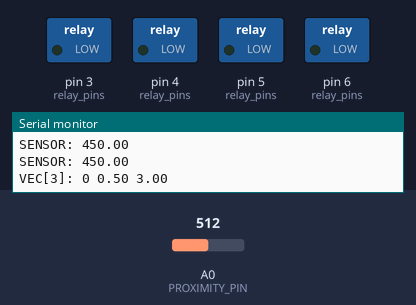
Bench run of a sketch on a simulated Arduino Uno, built with avr-gcc and run on an emulated ATmega328P. On the bench: switched loads named in the sketch (green lamp = pin HIGH), the last lines printed to the serial monitor. The test bench sets the inputs (shaded band); at power-on: A0 (PROXIMITY_PIN) = 512. Random numbers use the default seed unless the sketch sets one.

Above: at 4.8 s.
4.9 s: A0 (PROXIMITY_PIN) set to 360
At 7.6 s:
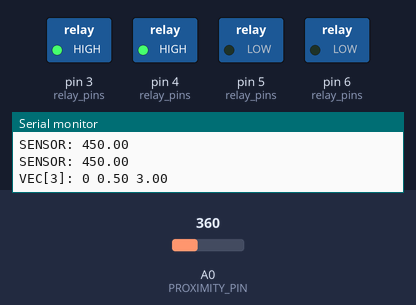
7.9 s: A0 (PROXIMITY_PIN) set to 343
At 11.0 s:
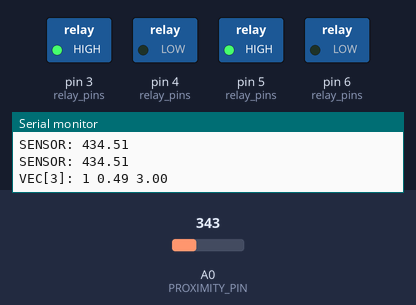
Timing chart, 0 to 32.6 s (numbered marks = the images above; inputs shaded):
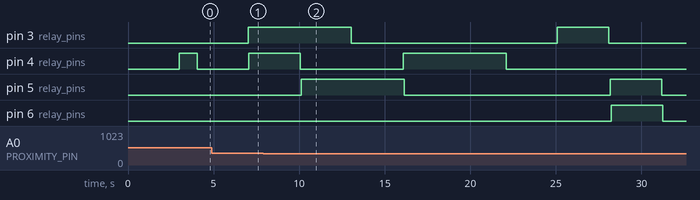

Measured:
- the behaviour switches between 353 and 352 on A0 (PROXIMITY_PIN) (found by bisection; images 1 and 2)

The sketch:

ferrofluid_control.ino
```cpp
// AVERAGE values are what the values will be centered on
// SD values control roughly how fast the values will change
// MR values control how strongly the values are pulled back toward AVERAGE
#define AVERAGE_ACTIVE       0.6   // what fraction of the time is the motor active (at all)
#define INACTIVE_THRESHOLD   1.2   // what speed proportion must the motor already be at to turn off
#define AVERAGE_SPEED_PROP   0.5   // what is the average proportion of the maximum speed that the motor is running at
                                   // (this is a bit hacky, it turns the relay off on and off fairly quickly to simulate speed)
                                   // (if this is not desirable behaviour, set to 1, and SD_SPEED_PROP to 0, and INACTIVE_THRESHOLD to 1)
#define SD_SPEED_PROP        0.35
#define MR_SPEED_PROP        0.4
#define AVERAGE_TIME         1     // average time until next CHANGE
#define SD_TIME              -0.4
#define MR_TIME              0.2

#define PROXIMITY_RANDOMNESS 1     // change this to add more randomness when someone comes into proximity range
                                   // keep this value fairly low; probably in the range 1-1.3
                                   // 1 is no randomness added

#define MIN_MOTOR_CHANGE_MS  3000   // how often the motor can be turned on/off in ms
#define DISTANCE_THRESHOLD   450.0  // distance that triggers the proximity sensor

#define RELAYS               4
#define RELAY_PINS           {3, 4, 5, 6}
#define PROXIMITY_PIN        A0

/*
 * ----- CODE ------
 */


float random_float() {
  return (float)random(1, 10001)/10000.0;
}

// Uses the Box-Muller transform
float random_z_float() {
  float u1 = random_float();
  float u2 = random_float();
  float z0 = sqrt(-2.0 * log(u1)) * cos(2.0 * PI * u2);
  return z0;
}

bool motor_is_on[RELAYS] = {false};
int relay_pins[RELAYS] = RELAY_PINS;

void motor_state(bool state, int i) {
  if (state != motor_is_on[i]) {
    if (state) {
      // ON
      digitalWrite(relay_pins[i], HIGH);
    } else {
      // OFF
      digitalWrite(relay_pins[i], LOW);
    }
    motor_is_on[i] = state;
  }
}

float proximity_closeness() {
  // Read the analog value from the sensor
  int sensor_value = analogRead(PROXIMITY_PIN);

  // Convert the analog reading (0-1023) to a voltage (0-5V)
  float voltage = sensor_value * (5.0 / 1023.0);

  // Convert the voltage to distance (in cm)
  float distance_cm = (voltage / 0.0098) * 2.54;
  distance_cm = constrain(distance_cm, 0, DISTANCE_THRESHOLD);
  Serial.print("SENSOR: ");
  Serial.print(distance_cm);
  Serial.print("\n");

  return (DISTANCE_THRESHOLD - distance_cm) / DISTANCE_THRESHOLD;
}

// Movement vector
struct mov {
  bool active;
  float proportion;
  float ttl;
};

// All values follow the Ornstein-Uhlenbeck process
// i.e. stochiastic motion following a normal distribution

float oruhprocess(float prev, float theta, float mu, float deltat, float sigma) {
  float closeness = proximity_closeness();
  sigma *= PROXIMITY_RANDOMNESS * closeness;
  mu += 0.75 * sigma * closeness;
  return prev + theta * (mu - prev) * deltat + sigma * sqrt(deltat) * random_z_float();
}

struct mov hop_vec(struct mov vec) {
  if (vec.proportion < INACTIVE_THRESHOLD) {
    vec.active = random_float() < AVERAGE_ACTIVE;
  } else {
    vec.active = true;
  }

  vec.proportion = oruhprocess(vec.proportion, MR_SPEED_PROP, AVERAGE_SPEED_PROP, vec.ttl, SD_SPEED_PROP);
  vec.proportion = constrain(vec.proportion, 0.0, 1.0);
  vec.ttl = oruhprocess(vec.ttl, MR_TIME, AVERAGE_TIME, vec.ttl, SD_TIME);
  vec.ttl = max(vec.ttl, (float)MIN_MOTOR_CHANGE_MS / 1000.0);
  return vec;
}

struct mov default_gvec = {true, AVERAGE_SPEED_PROP, AVERAGE_TIME};
struct mov gvecs[RELAYS] = {default_gvec};

unsigned long starts[RELAYS] = {0};
unsigned long last_changes[RELAYS] = {0};

void setup() {
  Serial.begin(9600);
  for (int i = 0; i < RELAYS; i++) {
    pinMode(relay_pins[i], OUTPUT);
    digitalWrite(relay_pins[i], LOW);
    gvecs[i] = default_gvec;
  }
  randomSeed(analogRead(0));
}

void loop() {
  for (int i = 0; i < RELAYS; i++) {
    // if TTL has expired
    if ((millis() - starts[i]) > gvecs[i].ttl * 1000) {
      // get some new values
      gvecs[i] = hop_vec(gvecs[i]);
      Serial.print("VEC[");
      Serial.print(i);
      Serial.print("]: ");
      Serial.print(gvecs[i].active);
      Serial.print(" ");
      Serial.print(gvecs[i].proportion);
      Serial.print(" ");
      Serial.print(gvecs[i].ttl);
      Serial.print("\n");
      //Serial.print(distance_cm);
      last_changes[i] = 0;
      starts[i] = millis();
    } else {
      // If it is time to do something new to the motor
      if ((millis() - last_changes[i]) > MIN_MOTOR_CHANGE_MS) {
        if (gvecs[i].active && random_float() < gvecs[i].proportion) {
          motor_state(true, i);
        } else {
          motor_state(false, i);
        }
        last_changes[i] = millis();
      }
    }
  }
  delay(5);
}
```
